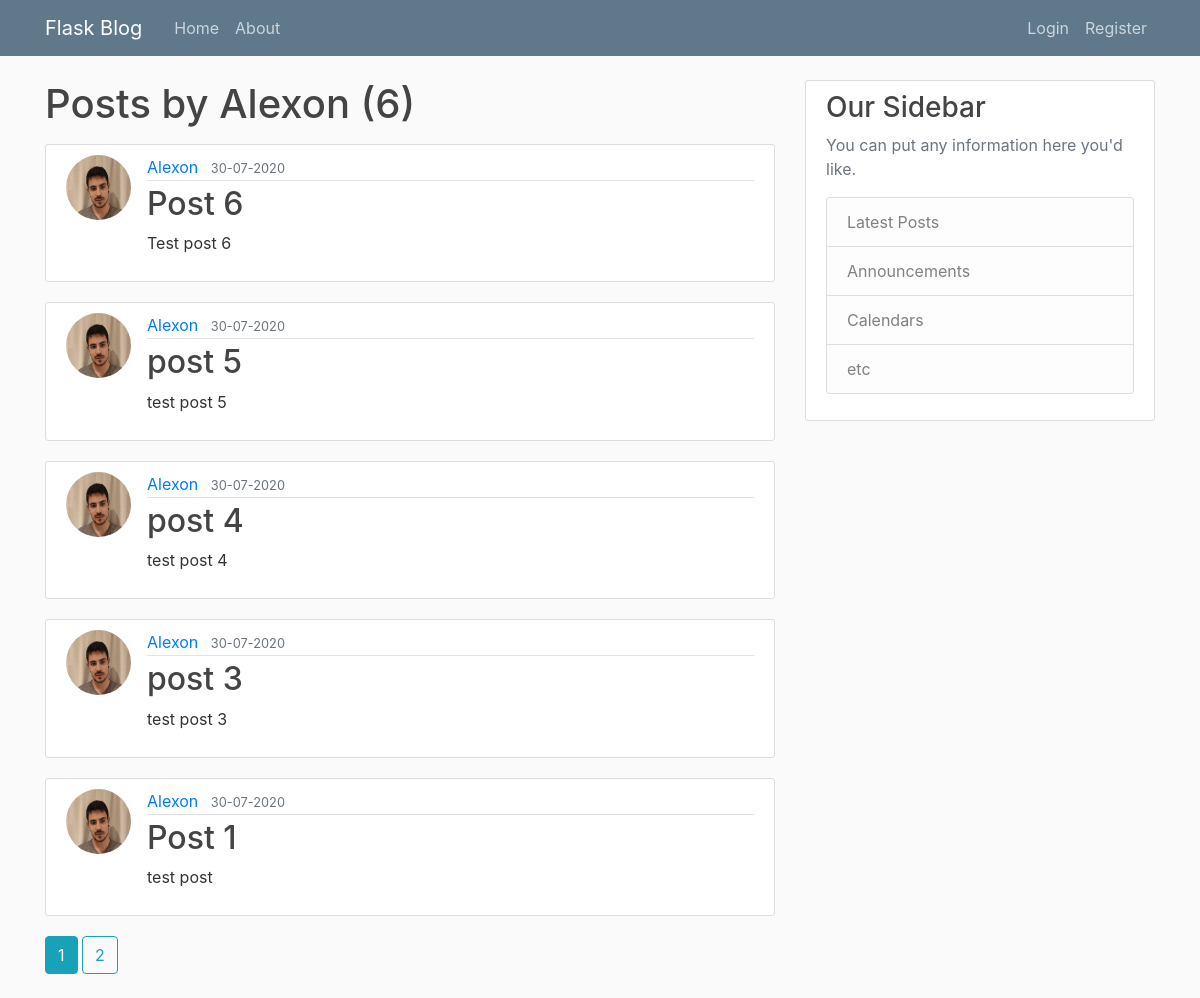
Page /user/Alexon on the committed database.
### flaskblog/models.py (models this page shows, shortened)
class User(db.Model,UserMixin):
	id = db.Column(db.Integer,primary_key=True)
	username= db.Column(db.String(20),unique=True,nullable=False)
	email= db.Column(db.String(120),unique=True,nullable=False)
	image_file= db.Column(db.String(20),nullable=False,default='default.jpg')
	password= db.Column(db.String(60),nullable=False)
	posts= db.relationship('Post',backref='author',lazy=True) #Post classe

class Post(db.Model):
	id = db.Column(db.Integer,primary_key=True)
	title= db.Column(db.String(100),nullable=False)
	date_posted= db.Column(db.DateTime,nullable=False,default=datetime.utcnow)
	content= db.Column(db.Text,nullable=False)
	user_id=db.Column(db.Integer,db.ForeignKey('user.id'),nullable=False) #user nom columna

### flaskblog/users/routes.py (the view)
@users.route("/user/<string:username>")
def user_posts(username):
	user= User.query.filter_by(username=username).first_or_404()
	page=request.args.get('page',1,type=int) #throws error if is not a number
	posts=Post.query.filter_by(author=user)\
		.order_by(Post.date_posted.desc())\
	 	.paginate(page=page,per_page=5)
	return render_template("user_posts.html", posts=posts,user=user)

### flaskblog/templates/user_posts.html
{% extends "layout.html" %}
{% block content %}
<h1 class="mb-3">Posts by {{user.username}} ({{posts.total}})</h1>
    {% for post in posts.items %}
        <article class="media content-section">
          <img class="rounded-circle article-img" src="{{ url_for('static',filename='profile_pics/'+ post.author.image_file) }}">
          <div class="media-body">
            <div class="article-metadata">
              <a class="mr-2" href="#">{{ post.author.username }}</a>
              <small class="text-muted">{{ post.date_posted.strftime("%d-%m-%Y") }}</small>
            </div>
            <h2><a class="article-title" href="{{ url_for('post', post_id=post.id) }}">{{ post.title }}</a></h2>
            <p class="article-content">{{ post.content }}</p>
          </div>
        </article>
    {% endfor %}
    {% for page_num in posts.iter_pages(left_edge=1,right_edge=1,left_current=1,right_current=2) %}
      {% if page_num %}
        {% if posts.page ==page_num %}
         <a class="btn btn-info mb-4" href="{{ url_for('home',page=page_num) }}">{{page_num}}</a>
        {% else %}
         <a class="btn btn-outline-info mb-4" href="{{ url_for('home',page=page_num) }}">{{page_num}}</a>
        {% endif %}
      {% else %}
        ...
      {% endif %}
    {% endfor %}
{% endblock content %}

### flaskblog/static/main.css (style rules this page uses)
body { background: #fafafa; color: #333333; margin-top: 5rem; }
h1, h2, h3, h4, h5, h6 { color: #444444; }
.content-section { background: #ffffff; padding: 10px 20px; border: 1px solid #dddddd; border-radius: 3px; margin-bottom: 20px; }
.article-title { color: #444444; }
.article-content { white-space: pre-line; }
.article-img { height: 65px; width: 65px; margin-right: 16px; }
.article-metadata { padding-bottom: 1px; margin-bottom: 4px; border-bottom: 1px solid #e3e3e3 }

### rows in the picture
User: username "Alexon"
Post: image_file (picture), author.username "Alexon", date_posted "30-07-2020", title "Post 6", content "Test post 6"
Post: image_file (picture), author.username "Alexon", date_posted "30-07-2020", title "post 5", content "test post 5"
Post: image_file (picture), author.username "Alexon", date_posted "30-07-2020", title "post 4", content "test post 4"
Post: image_file (picture), author.username "Alexon", date_posted "30-07-2020", title "post 3", content "test post 3"
Post: image_file (picture), author.username "Alexon", date_posted "30-07-2020", title "Post 1", content "test post"

### other values in the picture
{{ posts.total }} "6"
{{ page_num }} "1"
{{ page_num }} "2"
